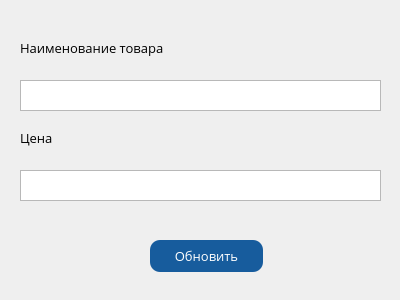
<?xml version="1.0" encoding="UTF-8"?>
<ui version="4.0">
 <class>Form_Update_Product</class>
 <widget class="QWidget" name="Form_Update_Product">
  <property name="windowModality">
   <enum>Qt::ApplicationModal</enum>
  </property>
  <property name="geometry">
   <rect>
    <x>0</x>
    <y>0</y>
    <width>400</width>
    <height>300</height>
   </rect>
  </property>
  <property name="font">
   <font>
    <family>Open Sans</family>
    <pointsize>10</pointsize>
   </font>
  </property>
  <property name="windowTitle">
   <string>Форма обновления зааписи</string>
  </property>
  <property name="windowIcon">
   <iconset>
    <normaloff>logo.png</normaloff>logo.png</iconset>
  </property>
  <widget class="QLabel" name="label">
   <property name="geometry">
    <rect>
     <x>20</x>
     <y>40</y>
     <width>181</width>
     <height>16</height>
    </rect>
   </property>
   <property name="text">
    <string>Наименование товара</string>
   </property>
  </widget>
  <widget class="QTextEdit" name="textEdit">
   <property name="geometry">
    <rect>
     <x>20</x>
     <y>80</y>
     <width>361</width>
     <height>31</height>
    </rect>
   </property>
  </widget>
  <widget class="QPushButton" name="pushButton">
   <property name="geometry">
    <rect>
     <x>150</x>
     <y>240</y>
     <width>113</width>
     <height>32</height>
    </rect>
   </property>
   <property name="styleSheet">
    <string notr="true">QPushButton {
    border-radius:  10px;
    background-color:  rgb(23, 92, 157);
    color:  rgb(255, 255, 255);
	font: 10pt &quot;Open Sans&quot;;
}

QPushButton:pressed {
    background-color:  rgb(11, 48, 84);
}</string>
   </property>
   <property name="text">
    <string>Обновить</string>
   </property>
  </widget>
  <widget class="QLabel" name="label_2">
   <property name="geometry">
    <rect>
     <x>20</x>
     <y>130</y>
     <width>181</width>
     <height>16</height>
    </rect>
   </property>
   <property name="text">
    <string>Цена</string>
   </property>
  </widget>
  <widget class="QTextEdit" name="textEdit_2">
   <property name="geometry">
    <rect>
     <x>20</x>
     <y>170</y>
     <width>361</width>
     <height>31</height>
    </rect>
   </property>
  </widget>
 </widget>
 <resources/>
 <connections/>
</ui>
